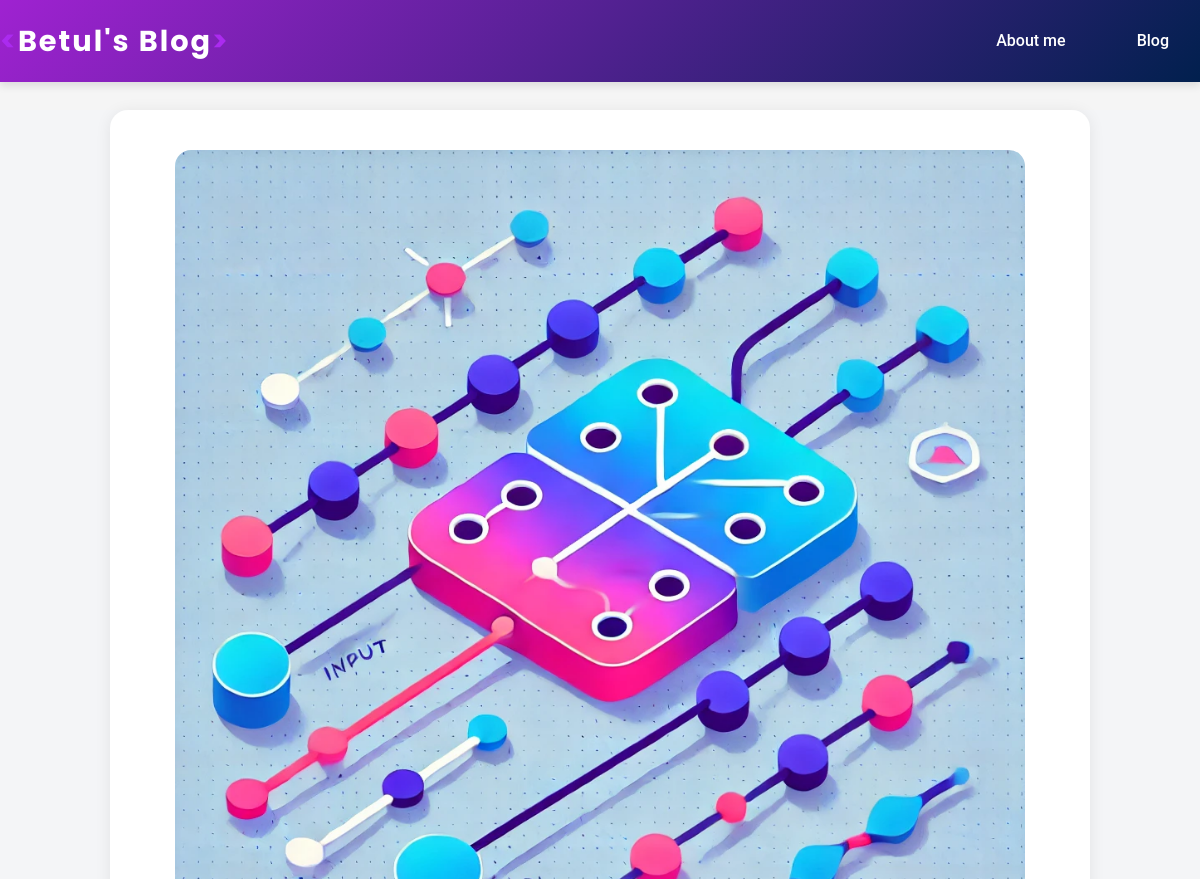
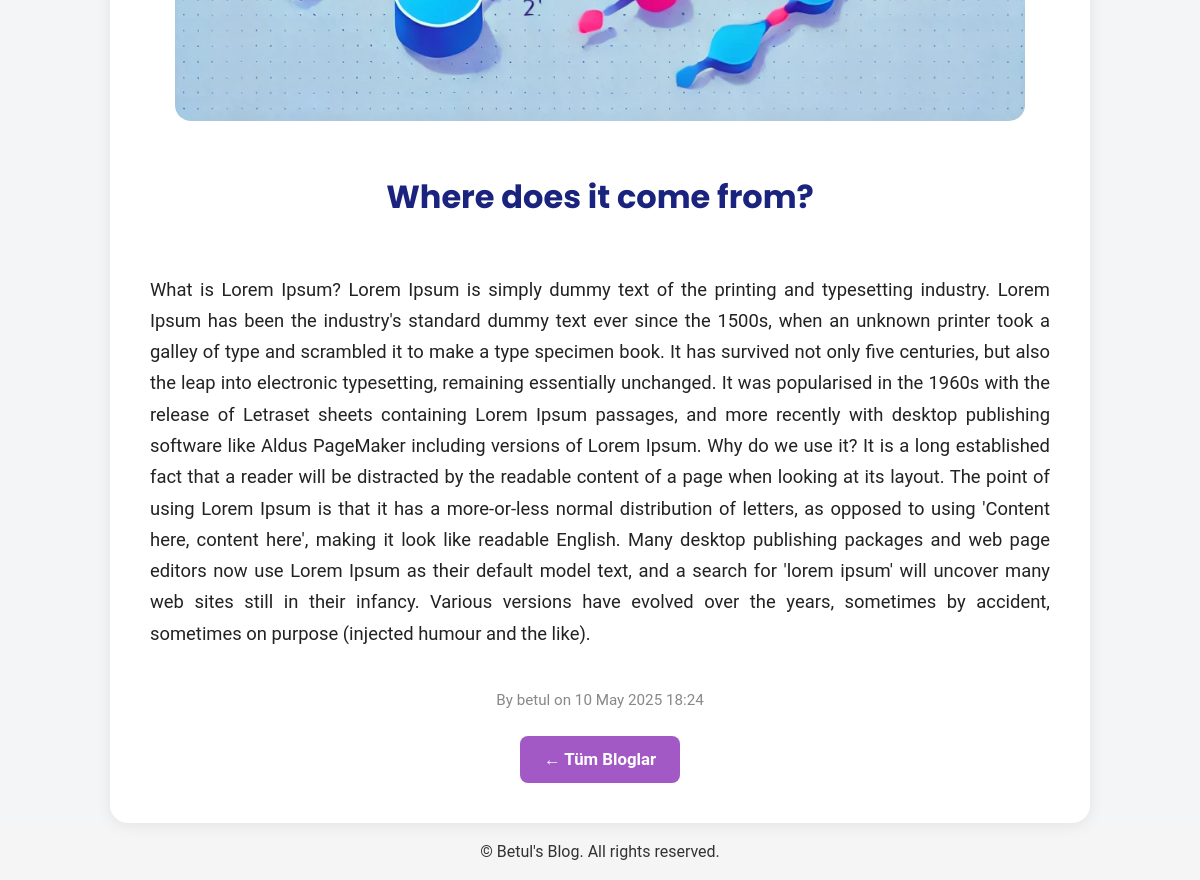
The page /post/10/ on the database its author committed (2 pictures, top to bottom).
### blog/models.py (models this page shows, shortened)
class Post(models.Model):
    title = models.CharField(max_length=200)
    content = models.TextField()
    author = models.ForeignKey(User, on_delete=models.CASCADE)
    created_at = models.DateTimeField(auto_now_add=True)
    updated_at = models.DateTimeField(auto_now=True)
    image = models.ImageField(upload_to='post_images/', blank=True, null=True)

### blog/views.py (the view)
# urls.py: path('post/<int:pk>/', views.post_detail, name='post_detail'),
def post_detail(request, pk):
    post = get_object_or_404(Post, pk=pk)
    return render(request, 'blog/post_detail.html', {'post': post})

### blog/templates/blog/post_detail.html
{% extends 'blog/base.html' %}
{% load static %}
{% block content %}
<div style="display:flex;justify-content:center;align-items:center;min-height:70vh;background:#f4f5f7;">
    <div style="background:#fff;padding:2.5rem 2.5rem 2.5rem 2.5rem;border-radius:18px;box-shadow:0 2px 16px rgba(0,0,0,0.08);max-width:900px;width:100%;display:flex;flex-direction:column;align-items:center;">
        {% if post.image %}
            <img src="{{ post.image.url }}" alt="{{ post.title }}" style="width:100%;max-width:850px;height:auto;display:block;border-radius:16px;margin-bottom:1.8rem;object-fit:cover;">
        {% endif %}
        <h1 style="margin-bottom:1.2rem;font-size:2rem;font-weight:700;color:#1a237e;font-family:'Poppins','Segoe UI',Arial,sans-serif;text-align:center;">{{ post.title }}</h1>
        <div style="margin:2rem 0 1.5rem 0;font-size:1.15rem;line-height:1.7;text-align:justify;color:#222;font-weight:400;font-family:'Roboto', Arial, sans-serif;">
            {{ post.content|safe }}
        </div>
        <p style="color:#888;font-size:0.95rem;margin-bottom:1.5rem;">By {{ post.author }} on {{ post.created_at|date:'d M Y H:i' }}</p>
        <a href="{% url 'post_list' %}" style="background:#a259c6;color:#fff;padding:0.6rem 1.5rem;border-radius:8px;text-decoration:none;font-weight:600;font-size:1.05rem;transition:background 0.18s;">← Tüm Bloglar</a>
    </div>
</div>
{% endblock %}

### blog/static/blog/css/style.css (style rules this page uses)
body { font-family: 'Roboto', 'Poppins', Arial, sans-serif; background-color: #f5f5f5; color: var(--text-dark); line-height: 1.6; font-weight: 400; margin: 0; padding-top: 0; }
h1, h2, h3, .logo-text, .about-title { font-weight: 700 !important; }

### blog/templates/blog/base.html (style rules this page uses)
:root { --primary-blue: #9f22d1; --dark-blue: #01204E; --text-dark: #333; --white: #fff; --shadow: 0 4px 8px rgba(0, 0, 0, 0.1); --transition: 0.3s ease; }
body { font-family: 'Roboto', 'Poppins', Arial, sans-serif; background-color: #f5f5f5; color: var(--text-dark); line-height: 1.6; }

### rows shown on the page
Post: image (picture), title "Where does it come from?", content "What is Lorem Ipsum? Lorem Ipsum is simply dummy text of the printing and typesetting industry. Lorem Ipsum has been the industry's standard dummy text ever since the 1500s, when an unknown printer took a galley of type and scrambled it to make a type specimen book. It has survived not only five centuries, but also the leap into electronic typesetting, remaining essentially unchanged. It was popularised in the 1960s with the release of Letraset sheets containing Lorem Ipsum passages, and more recently with desktop publishing software like Aldus PageMaker including versions of Lorem Ipsum. Why do we use it? It is a long established fact that a reader will be distracted by the readable…", author "betul", created_at "10 May 2025 18:24"
